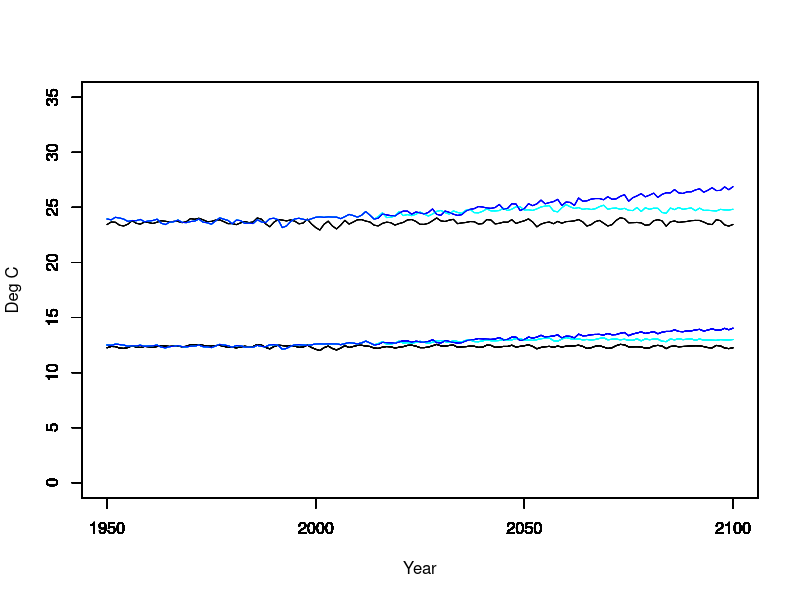

This figure's R source:
## ---- chunk 1
### Load GFDL-ESM4 data
picon <- read.csv('Hawaii_GFDL-ESM4_picontrol_annual_1601_2100.csv', header = TRUE)
hist <- read.csv('Hawaii_GFDL-ESM4_historical_annual_1850_2014.csv', header = TRUE)
ssp126 <- read.csv('Hawaii_GFDL-ESM4_ssp126_annual_2015_2100.csv', header = TRUE)
ssp585 <- read.csv('Hawaii_GFDL-ESM4_ssp585_annual_2015_2100.csv', header = TRUE)

# Create array and fill 
picon_out <- array(numeric(), c(2100-1950+1,12)) # years 1950 - 2100 by 12 species
hist_out <- array(numeric(), c(2014-1950+1,12)) # years 1950 - 2014 by 12 species
ssp126_out <- array(numeric(), c(2100-2015+1,12)) # years 2015 - 2100 by 12 species
ssp585_out <- array(numeric(), c(2100-2015+1,12)) # years 2015 - 2100 by 12 species

# Identify the years of interest
picon_yrs <- which(picon$Date..yyyy. >= 1950)
hist_yrs <- which(hist$Date..yyyy. >= 1950)

# Loop through the 12 species in the Hawaii longline simulation
for (s in seq(1,12,1)) {
  # Based on how species are ordered in the model parameter table, 
  # species 2 (Mahi), 7 (StripedMarin), 8 (Wahoo), and 10 (BlueMarlin)
  # will be affected by surface temperature only
  # whereas the others will experience the water column average
	if (s == 2 | s == 7 | s == 8 | s == 10) {
		picon_out[,s] <- picon$tos..degC.[picon_yrs]
		hist_out[,s] <- hist$tos..degC.[hist_yrs]
		ssp126_out[,s] <- ssp126$tos..degC.
		ssp585_out[,s] <- ssp585$tos..degC.
	} else {
		picon_out[,s] <- ((picon$tos..degC.[picon_yrs] + picon$tob..degC.[picon_yrs]) / 2)
		hist_out[,s] <- ((hist$tos..degC.[hist_yrs] + hist$tob..degC.[hist_yrs]) / 2)
		ssp126_out[,s] <- ((ssp126$tos..degC. + ssp126$tob..degC.) / 2)
		ssp585_out[,s] <- ((ssp585$tos..degC. + ssp585$tob..degC.) / 2)
	}
}		
### Save output for input into mizerNPAC
picon_times <- seq(1950,2100,1)
hist_times <- seq(1950,2014,1)
ssp126_times <- seq(2015,2100,1)
ssp585_times <- seq(2015,2100,1)

species_names <- c("Bigeye","Mahi","BlueShark","Skipjack","Yellowfin","Albacore","StripedMarlin","Wahoo","Swordfish","BlueMarlin","Lancetfish","Opah") # to match case with therMizer parameters

picon_ocean_temp_array <- array(NA, dim = c(length(picon_times), length(species_names)), dimnames = list(time = picon_times, sp = species_names))

hist_ocean_temp_array <- array(NA, dim = c(length(hist_times), length(species_names)), dimnames = list(time = hist_times, sp = species_names))

ssp126_ocean_temp_array <- array(NA, dim = c(length(ssp126_times), length(species_names)), dimnames = list(time = ssp126_times, sp = species_names))

ssp585_ocean_temp_array <- array(NA, dim = c(length(ssp585_times), length(species_names)), dimnames = list(time = ssp585_times, sp = species_names))

picon_ocean_temp_array[,] <- picon_out[,]
hist_ocean_temp_array[,] <- hist_out[,]
ssp126_ocean_temp_array[,] <- ssp126_out[,]
ssp585_ocean_temp_array[,] <- ssp585_out[,]

# Concatonate historical and climate change scenarios
CCscenario_126 <- rbind(hist_ocean_temp_array,ssp126_ocean_temp_array)
CCscenario_585 <- rbind(hist_ocean_temp_array,ssp585_ocean_temp_array)

# Plot to check
for (s in seq(1,11,1)){
  plot(picon_times, picon_ocean_temp_array[,s], type= "l", col = "black", xlab = " ", ylab = " ", xlim = c(1950,2100), ylim = c(0,35))
  par(new = TRUE)
  plot(picon_times, CCscenario_126[,s], type= "l", col = "cyan", xlab = " ", ylab = " ", xlim = c(1950,2100), ylim = c(0,35))
  par(new = TRUE)
  plot(picon_times, CCscenario_585[,s], type= "l", col = "blue", xlab = " ", ylab = " ", xlim = c(1950,2100), ylim = c(0,35))
  par(new = TRUE)
}
plot(picon_times, picon_ocean_temp_array[,12], type = "l", col = "black", xlab = "Year", ylab = "Deg C", xlim = c(1950,2100), ylim = c(0,35))
par(new = TRUE)
plot(picon_times, CCscenario_126[,12], type = "l", col = "cyan", xlab = " ", ylab = " ", xlim = c(1950,2100), ylim = c(0,35))
par(new = TRUE)
plot(picon_times, CCscenario_585[,12], type = "l", col = "blue", xlab = " ", ylab = " ", xlim = c(1950,2100), ylim = c(0,35))

write.table(picon_ocean_temp_array, file = "GFDL_ocean_temp_array_PIcontrol.dat", quote = FALSE, row.names = TRUE, col.names = TRUE)
write.table(hist_ocean_temp_array, file = "GFDL_ocean_temp_array_hist.dat", quote = FALSE, row.names = TRUE, col.names = TRUE)
write.table(ssp126_ocean_temp_array, file = "GFDL_ocean_temp_array_ssp126.dat", quote = FALSE, row.names = TRUE, col.names = TRUE)
write.table(ssp585_ocean_temp_array, file = "GFDL_ocean_temp_array_ssp585.dat", quote = FALSE, row.names = TRUE, col.names = TRUE)
write.table(CCscenario_126, file = "GFDL_ocean_temp_array_CCscenario_126.dat", quote = FALSE, row.names = TRUE, col.names = TRUE)
write.table(CCscenario_585, file = "GFDL_ocean_temp_array_CCscenario_585.dat", quote = FALSE, row.names = TRUE, col.names = TRUE)

